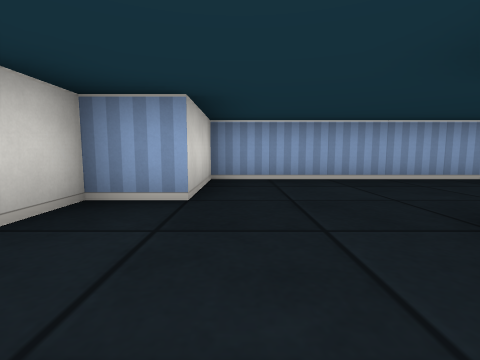
[1] (above)

23 first-person views from a walk through a cub3D level. The camera is about half as high as the walls, tilts 6° down and sees 85° across. The floor is counted in squares. Each view is taken from the middle of a square. On the plan, view 1 faces up. The plan holds only what a view shows up to about 9 squares ahead; the rest is blank. The place goes on beyond the plan.

[2]
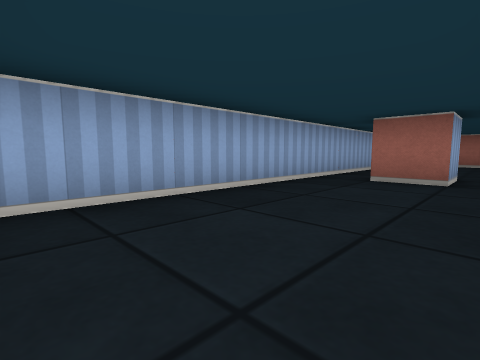

[3]
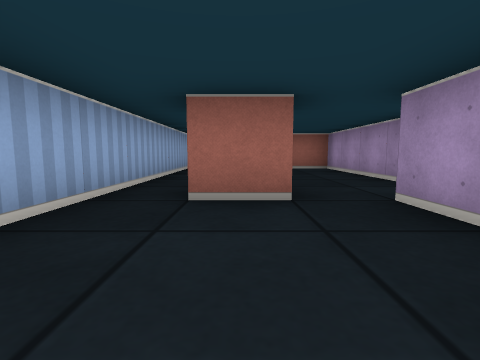

[4]
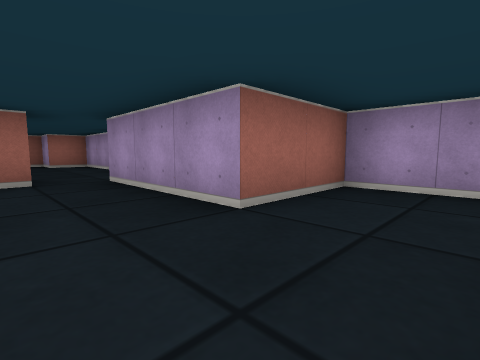

[5]
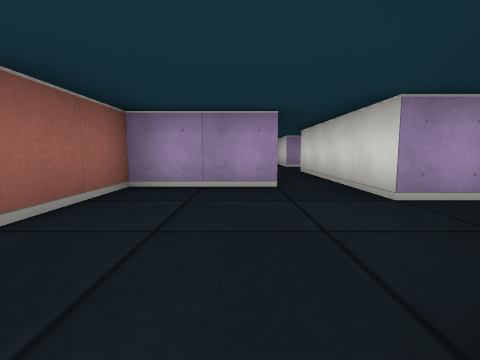

[6]
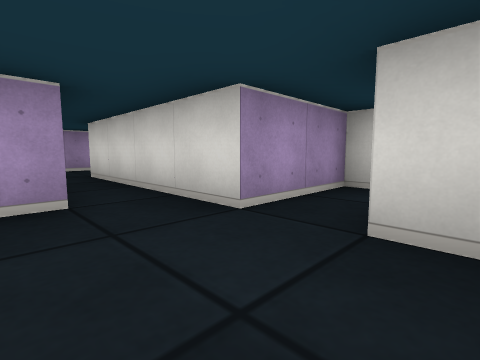

[7]
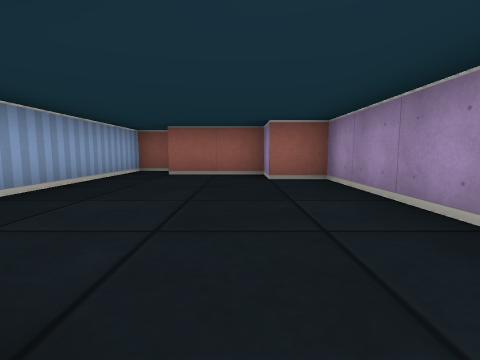

[8]
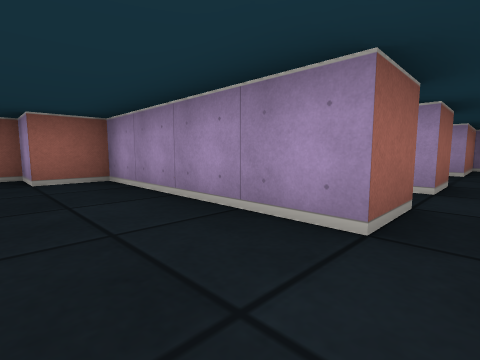

[9]
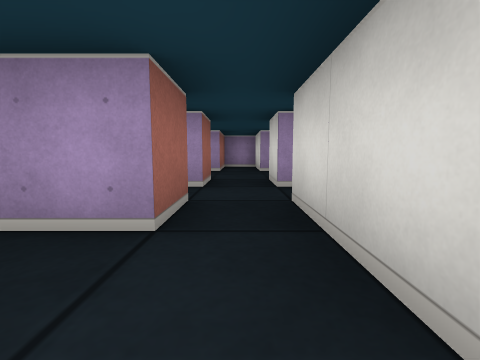

[10]
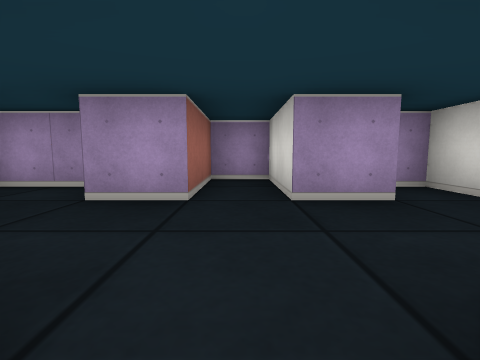

[11]
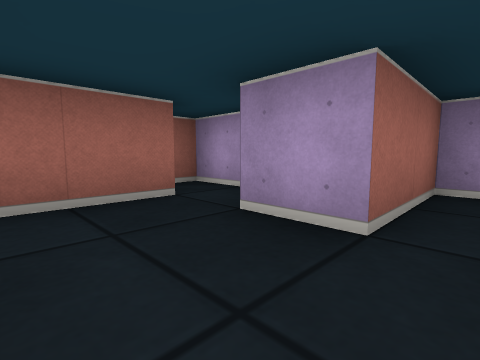

[12]
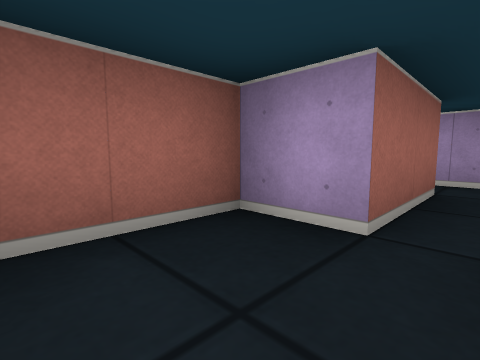

[13]
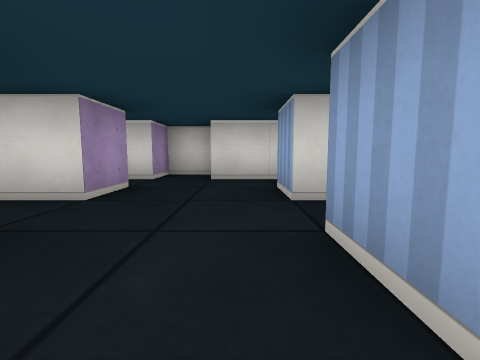

[14]
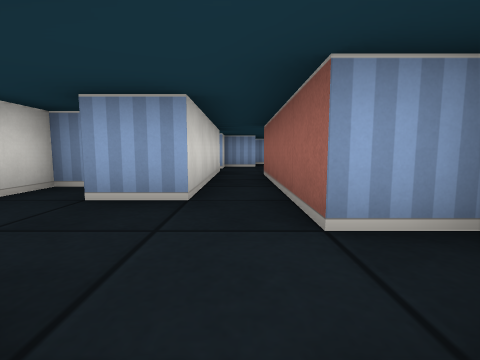

[15]
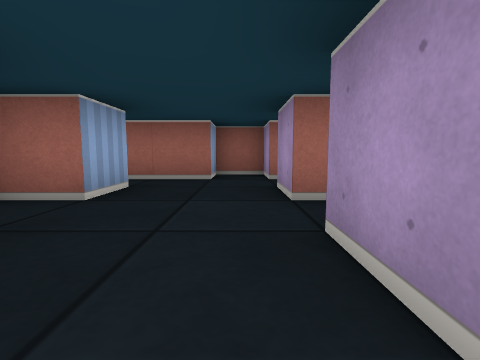

[16]
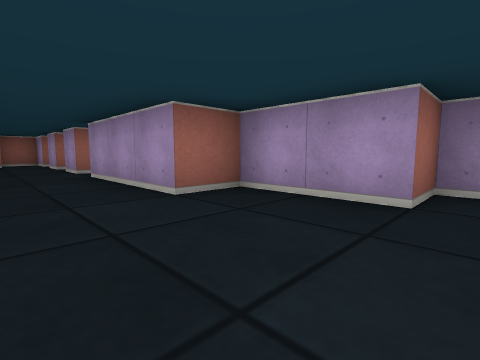

[17]
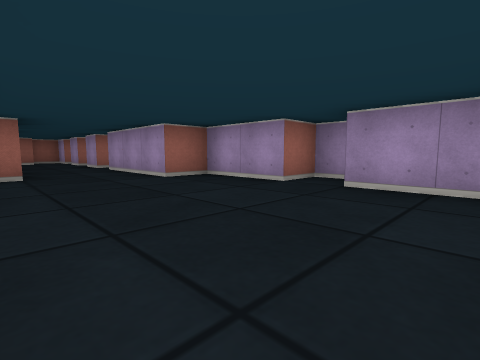

[18]
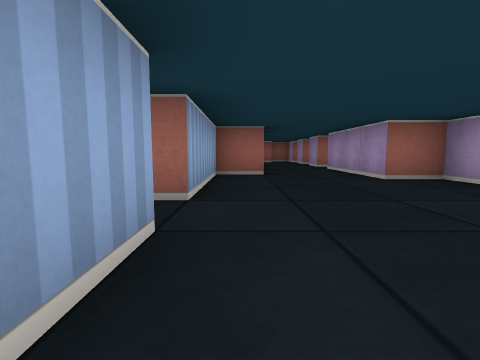

[19]
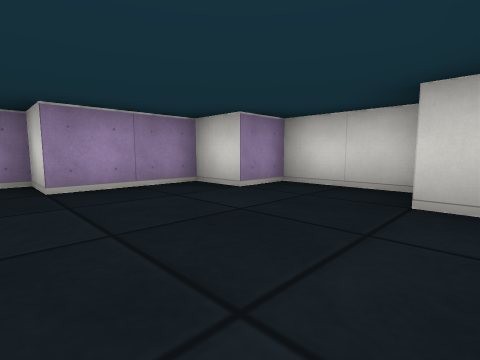

[20]
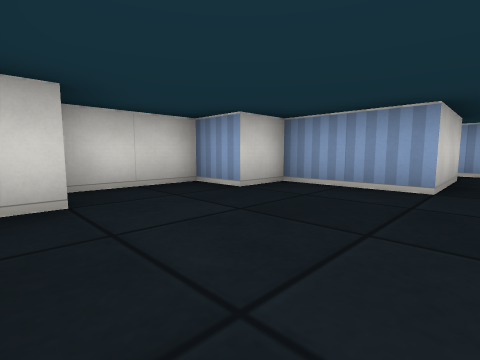

[21]
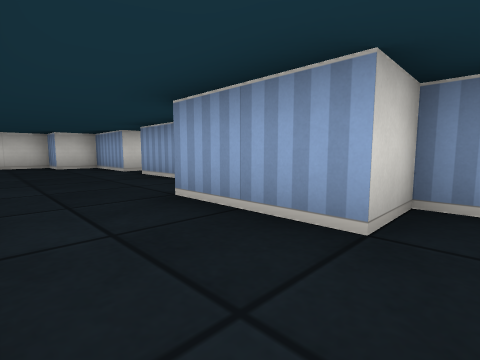

[22]
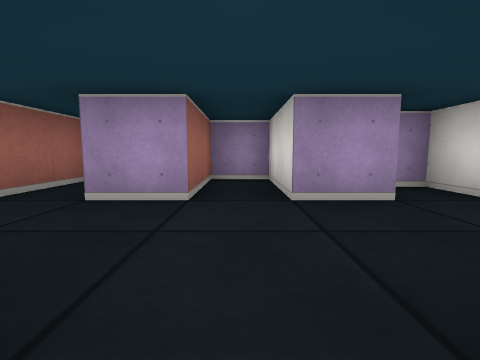

[23]
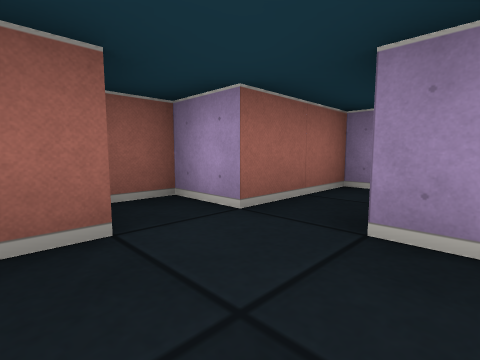

### Floor plan
Ten units are one square. View 1 is at (0, 0); x grows to the right and y downward. Boxes are objects, and circles mark ways between rooms. Rooms are numbered by the first view taken in them; rooms with no view inside come last. Other rooms are left out.
<svg viewBox="-150 -50 270 131">
<path fill="none" stroke="#000" d="M55 -25 45 -25 45 -35M55 6 55 -5 95 -5 95 -15 105 -15 105 -35M115 -38 115 -45 -5 -45 -5 -25 -15 -25 -15 -15M-36 -5 -15 -5 -15 35 -25 35M-5 45 -5 5 15 5 15 -15 45 -15 45 5M-25 55 -15 55M45 15 45 25 35 25M65 25 55 25 55 15M34 45 45 45 45 65 55 65 55 45 65 45M25 22 25 35M75 46 75 25 85 25 85 10M70 55 85 55 85 50M15 35 15 45 25 45 25 55 30 55M-15 55 -15 60M-5 76 -5 55 5 55 5 45 -5 45M-115 25 -135 25 -135 35 -145 35 -145 55 -135 55 -135 65 -115 65 -115 75 -105 75 -105 65 -85 65 -85 55 -55 55 -55 65 -50 65M-50 25 -55 25 -55 35 -75 35 -75 25 -105 25M-25 35 -25 26M-46 55 -35 55 -35 75 -25 75 -25 55M-30 25 -35 25 -35 34"/>
<circle cx="50" cy="0" r="3" fill="#2a7"/>
<circle cx="-10" cy="40" r="3" fill="#2a7"/>
<circle cx="-20" cy="45" r="3" fill="#2a7"/>
<circle cx="-40" cy="45" r="3" fill="#2a7"/>
<text x="40" y="-20">1</text>
<text x="50" y="30">2</text>
<text x="-10" y="60">3</text>
<text x="-100" y="50">4</text>
<text x="-30" y="50">5</text>
</svg>
Room 1 opens to room 2. Room 1 opens to room 3. Room 1 opens to room 5. Room 4 opens to room 5.

Where each view was taken, in squares from view 1:
view 1: 0 up, 0 right, facing up
view 2: 2 up, 0 right, facing up-right
view 3: 3 up, 2 right, facing right
view 4: 3 up, 0 right, facing down-right
view 5: 3 up, 0 right, facing down
view 6: 2 up, 0 right, facing down-left
view 7: 2 up, 5 right, facing right
view 8: 2 up, 5 right, facing down-right
view 9: 2 up, 5 right, facing down
view 10: 2 down, 5 right, facing down
view 11: 3 down, 5 right, facing down-right
view 12: 1 down, 7 right, facing down-right
view 13: 3 down, 7 right, facing left
view 14: 6 down, 1 left, facing up
view 15: 5 down, 5 left, facing right
view 16: 4 down, 11 left, facing down-right
view 17: 3 down, 13 left, facing down-right
view 18: 3 down, 13 left, facing right
view 19: 3 down, 11 left, facing down-left
view 20: 6 down, 11 left, facing up-left
view 21: 5 down, 5 left, facing up-left
view 22: 3 down, 3 left, facing down
view 23: 4 down, 2 left, facing down-right
